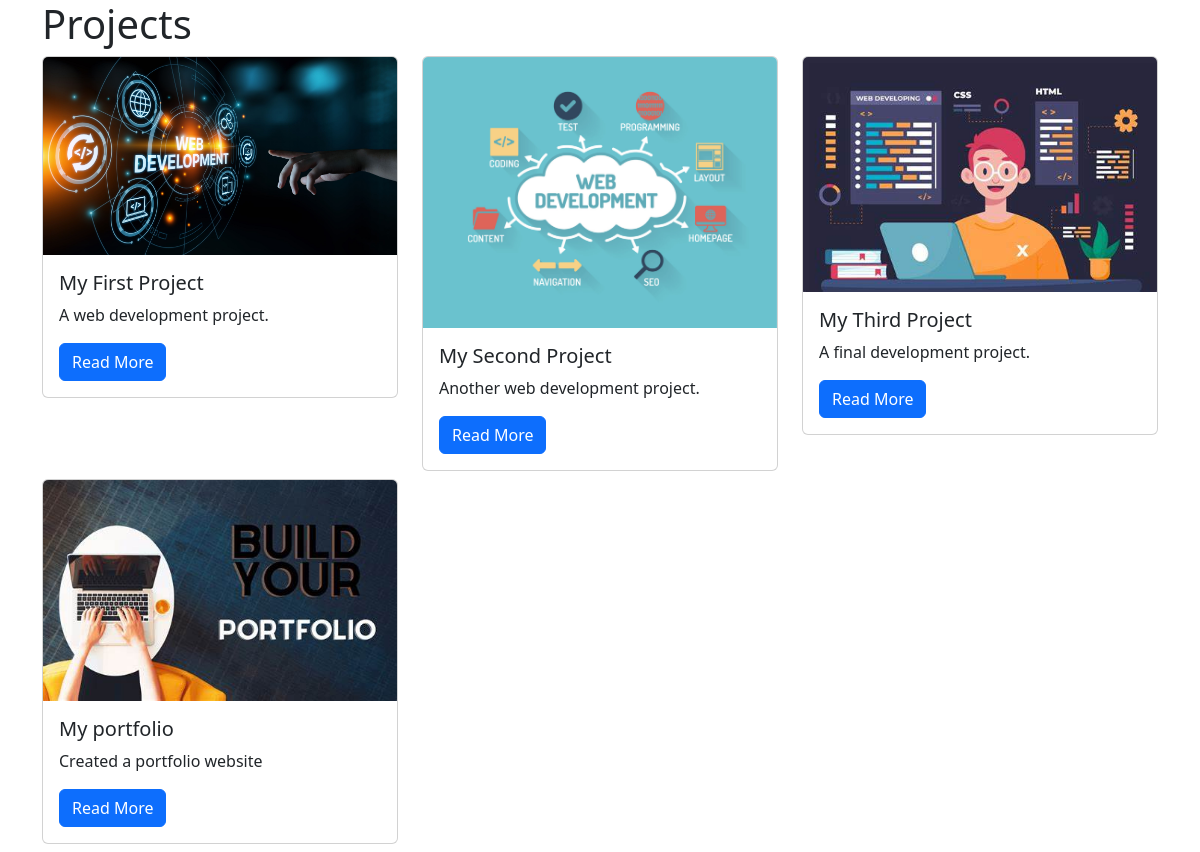
/projects/, run on the app's committed database.
### projects/models.py (models this page shows)
class Project(models.Model):
    title = models.CharField(max_length=100)
    description = models.TextField()
    technology = models.CharField(max_length=20)
    image = models.FileField(upload_to="project_images/", blank=True)

### projects/views.py (the view)
# urls.py: path("", views.project_index, name="project_index"),
def project_index(request):
    projects = Project.objects.all()
    context = {
        "projects": projects
    }
    return render(request, "projects/project_index.html", context)

### projects/templates/projects/project_index.html
{% extends "base.html" %}
{% block page_content %}
<h1>Projects</h1>
<div class="row">
{% for project in projects %}
    <div class="col-md-4">
        <div class="card mb-2">
            {% if project.image %}
                <img class="card-img-top" src="{{ project.image.url }}">
            {% endif %}
            <div class="card-body">
                <h5 class="card-title">{{ project.title }}</h5>
                <p class="card-text">{{ project.description }}</p>
                <a href="{% url 'project_detail' project.pk %}"
                   class="btn btn-primary">
                    Read More
                </a>
            </div>
        </div>
    </div>
    {% endfor %}
</div>
{% endblock %}

### pages/templates/base.html (shortened to what this page needs)
<!DOCTYPE html>
<html lang="en">
<head>
    <link
        href="https://cdn.jsdelivr.net/npm/bootstrap@5.3.1/dist/css/bootstrap.min.css"
        rel="stylesheet"
    >
</head>
<body class="container">
{% block page_content %}
{% endblock page_content %}
</body>
</html>

### data on the page
Project: image (picture), title "My First Project", description "A web development project."
Project: image (picture), title "My Second Project", description "Another web development project."
Project: image (picture), title "My Third Project", description "A final development project."
Project: image (picture), title "My portfolio", description "Created a portfolio website"
